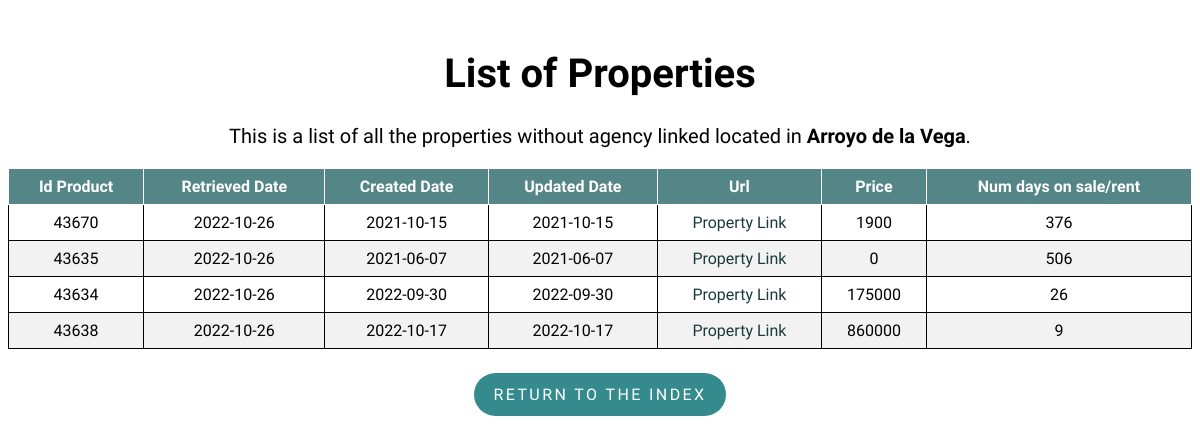
The app's page /property/Arroyo de la Vega, older data.
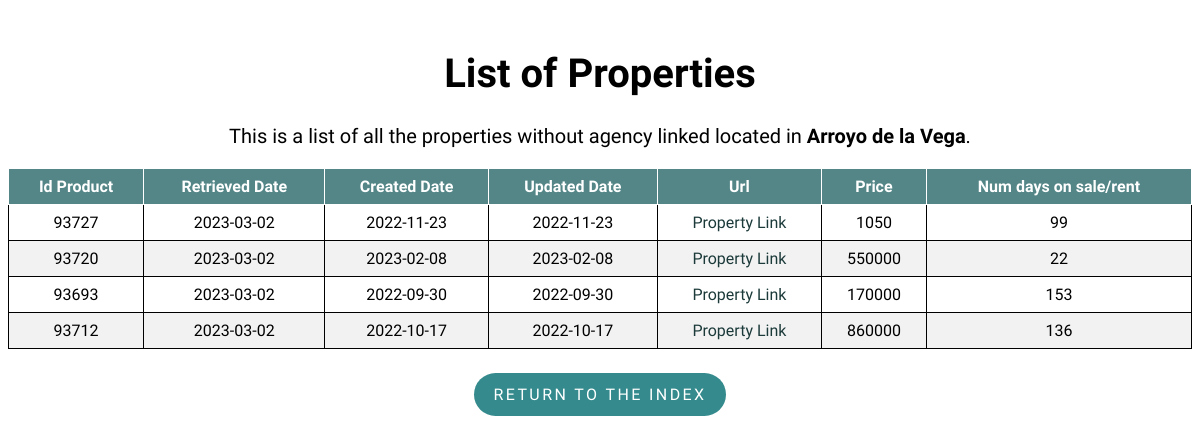
The same page, newer data.
### flask-app/app.py (models this page shows)
class Property(db.Model):
    __tablename__ = 'properties'
    id_product = db.Column(db.Integer, primary_key=True)
    retrieved_date = db.Column(db.Date)
    created_date = db.Column(db.Date)
    url = db.Column(db.Text)
    mobile = db.Column(db.Integer)
    agency = db.Column(db.Text)
    real_estate_id = db.Column(db.Integer)
    price = db.Column(db.Integer)
    type_id = db.Column(db.Integer)
    trans_type_id = db.Column(db.Integer)
    location = db.Column(db.Text)
    num_days = db.Column(db.Integer)
    updated_date = db.Column(db.Date)

### flask-app/app.py (the view)
@app.route('/property/<location>', methods=['GET', 'POST'])
def property(location):
    properties = Property.query.filter_by(
        type_id=1, location=location).order_by(Property.url).distinct()
    return render_template('list.html', properties=properties, location=location)

### flask-app/templates/list.html (shortened to what this page needs)
<!DOCTYPE html>
<html lang="en">
<head>
    <link rel="stylesheet" type="text/css" href="{{ url_for('static', filename='styles/style.css') }}">
    <link rel="stylesheet" type="text/css" href="{{ url_for('static', filename='styles/tablesort.css') }}">
</head>
<body>
    <h1 class="list_header" style="font-size:40px;">List of Properties</h1>
    <p class="list_header" style="margin-top: 25px;font-size:20px;">This is a list of all the properties without agency linked located in
        <strong>{{ location }}</strong>.
    </p>
    <table class="table table-sortable">
        <thead>
            <tr>
                <th>Id Product</th>
                <th>Retrieved Date</th>
                <th>Created Date</th>
                <th>Updated Date</th>
                <th>Url</th>
                <th>Price</th>
                <th>Num days on sale/rent</th>
            </tr>
        </thead>
        <tbody>
            {% for property in properties %}
            <tr>
                <td>{{ property.id_product }}</td>
                <td>{{ property.retrieved_date }}</td>
                <td>{{ property.created_date }}</td>
                <td>{{ property.updated_date }}</td>
                <td>
                    <a class="property_link" href={{ property.url }}>Property Link</a>
                </td>
                <td><a>{{ property.price }}</a></td>
                <td>{{ property.num_days }}</td>
            </tr>
            {% endfor %}
        </tbody>
    </table>
    <div class = "btn_container">
        <p class="return_btn"><a class = "btn_link" href="{{ url_for('index') }}">Return to the index</a></p>
    </div>
</body>
</html>

Row changes from the older to the newer data that the page shows:
removed Property: id_product "43670", retrieved_date "2022-10-26", created_date "2021-10-15", updated_date "2021-10-15", price "1900", num_days "376"
removed Property: id_product "43635", retrieved_date "2022-10-26", created_date "2021-06-07", updated_date "2021-06-07", price "0", num_days "506"
removed Property: id_product "43634", retrieved_date "2022-10-26", created_date "2022-09-30", updated_date "2022-09-30", price "175000", num_days "26"
removed Property: id_product "43638", retrieved_date "2022-10-26", created_date "2022-10-17", updated_date "2022-10-17", price "860000", num_days "9"
added Property: id_product "93727", retrieved_date "2023-03-02", created_date "2022-11-23", updated_date "2022-11-23", price "1050", num_days "99"
added Property: id_product "93720", retrieved_date "2023-03-02", created_date "2023-02-08", updated_date "2023-02-08", price "550000", num_days "22"
added Property: id_product "93693", retrieved_date "2023-03-02", created_date "2022-09-30", updated_date "2022-09-30", price "170000", num_days "153"
added Property: id_product "93712", retrieved_date "2023-03-02", created_date "2022-10-17", updated_date "2022-10-17", price "860000", num_days "136"
